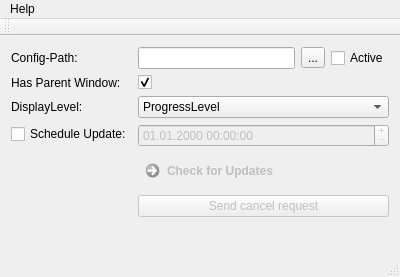
<?xml version="1.0" encoding="UTF-8"?>
<ui version="4.0">
 <class>MainWindow</class>
 <widget class="QMainWindow" name="MainWindow">
  <property name="geometry">
   <rect>
    <x>0</x>
    <y>0</y>
    <width>400</width>
    <height>277</height>
   </rect>
  </property>
  <property name="windowTitle">
   <string>MainWindow</string>
  </property>
  <property name="unifiedTitleAndToolBarOnMac">
   <bool>true</bool>
  </property>
  <widget class="QWidget" name="centralWidget">
   <layout class="QVBoxLayout" name="verticalLayout">
    <item>
     <layout class="QFormLayout" name="formLayout">
      <item row="0" column="0">
       <widget class="QLabel" name="configPathLabel">
        <property name="text">
         <string>Config-Path:</string>
        </property>
       </widget>
      </item>
      <item row="0" column="1">
       <layout class="QHBoxLayout" name="horizontalLayout">
        <item>
         <widget class="QLineEdit" name="configPathLineEdit"/>
        </item>
        <item>
         <widget class="QToolButton" name="configPathToolButton">
          <property name="text">
           <string>...</string>
          </property>
         </widget>
        </item>
        <item>
         <widget class="QCheckBox" name="activeBox">
          <property name="text">
           <string>Active</string>
          </property>
         </widget>
        </item>
       </layout>
      </item>
      <item row="1" column="0">
       <widget class="QLabel" name="hasParentWindowLabel">
        <property name="text">
         <string>Has Parent Window:</string>
        </property>
       </widget>
      </item>
      <item row="1" column="1">
       <widget class="QCheckBox" name="hasParentWindowCheckBox">
        <property name="checked">
         <bool>true</bool>
        </property>
       </widget>
      </item>
      <item row="2" column="0">
       <widget class="QLabel" name="displayLevelLabel">
        <property name="text">
         <string>DisplayLevel:</string>
        </property>
       </widget>
      </item>
      <item row="2" column="1">
       <widget class="QComboBox" name="displayLevelComboBox">
        <property name="currentIndex">
         <number>4</number>
        </property>
        <item>
         <property name="text">
          <string>AutomaticLevel</string>
         </property>
        </item>
        <item>
         <property name="text">
          <string>ExitLevel</string>
         </property>
        </item>
        <item>
         <property name="text">
          <string>InfoLevel</string>
         </property>
        </item>
        <item>
         <property name="text">
          <string>ExtendedInfoLevel</string>
         </property>
        </item>
        <item>
         <property name="text">
          <string>ProgressLevel</string>
         </property>
        </item>
        <item>
         <property name="text">
          <string>AskLevel</string>
         </property>
        </item>
       </widget>
      </item>
      <item row="3" column="0">
       <widget class="QCheckBox" name="scheduleUpdateDateCheckBox">
        <property name="text">
         <string>Schedule Update:</string>
        </property>
       </widget>
      </item>
      <item row="3" column="1">
       <widget class="QDateTimeEdit" name="scheduleUpdateDateTimeEdit">
        <property name="enabled">
         <bool>false</bool>
        </property>
        <property name="buttonSymbols">
         <enum>QAbstractSpinBox::PlusMinus</enum>
        </property>
        <property name="accelerated">
         <bool>true</bool>
        </property>
        <property name="correctionMode">
         <enum>QAbstractSpinBox::CorrectToNearestValue</enum>
        </property>
        <property name="displayFormat">
         <string>dd.MM.yyyy HH:mm:ss</string>
        </property>
       </widget>
      </item>
      <item row="4" column="0">
       <spacer name="horizontalSpacer">
        <property name="orientation">
         <enum>Qt::Horizontal</enum>
        </property>
        <property name="sizeHint" stdset="0">
         <size>
          <width>40</width>
          <height>20</height>
         </size>
        </property>
       </spacer>
      </item>
      <item row="4" column="1">
       <layout class="QVBoxLayout" name="buttonLayout">
        <item>
         <widget class="QCommandLinkButton" name="checkUpdatesButton">
          <property name="enabled">
           <bool>false</bool>
          </property>
          <property name="text">
           <string>Check for Updates</string>
          </property>
         </widget>
        </item>
        <item>
         <widget class="QPushButton" name="cancelButton">
          <property name="enabled">
           <bool>false</bool>
          </property>
          <property name="text">
           <string>Send cancel request</string>
          </property>
         </widget>
        </item>
       </layout>
      </item>
     </layout>
    </item>
   </layout>
  </widget>
  <widget class="QMenuBar" name="menuBar">
   <property name="geometry">
    <rect>
     <x>0</x>
     <y>0</y>
     <width>400</width>
     <height>23</height>
    </rect>
   </property>
   <widget class="QMenu" name="menuHelp">
    <property name="title">
     <string>Help</string>
    </property>
    <addaction name="actionAbout"/>
    <addaction name="separator"/>
   </widget>
   <addaction name="menuHelp"/>
  </widget>
  <widget class="QStatusBar" name="statusBar"/>
  <widget class="QToolBar" name="mainToolBar">
   <attribute name="toolBarArea">
    <enum>TopToolBarArea</enum>
   </attribute>
   <attribute name="toolBarBreak">
    <bool>false</bool>
   </attribute>
  </widget>
  <action name="actionAbout">
   <property name="text">
    <string>About...</string>
   </property>
  </action>
 </widget>
 <layoutdefault spacing="6" margin="11"/>
 <resources/>
 <connections>
  <connection>
   <sender>activeBox</sender>
   <signal>toggled(bool)</signal>
   <receiver>configPathToolButton</receiver>
   <slot>setDisabled(bool)</slot>
   <hints>
    <hint type="sourcelabel">
     <x>352</x>
     <y>58</y>
    </hint>
    <hint type="destinationlabel">
     <x>317</x>
     <y>53</y>
    </hint>
   </hints>
  </connection>
  <connection>
   <sender>activeBox</sender>
   <signal>toggled(bool)</signal>
   <receiver>checkUpdatesButton</receiver>
   <slot>setEnabled(bool)</slot>
   <hints>
    <hint type="sourcelabel">
     <x>357</x>
     <y>54</y>
    </hint>
    <hint type="destinationlabel">
     <x>264</x>
     <y>185</y>
    </hint>
   </hints>
  </connection>
  <connection>
   <sender>activeBox</sender>
   <signal>toggled(bool)</signal>
   <receiver>cancelButton</receiver>
   <slot>setEnabled(bool)</slot>
   <hints>
    <hint type="sourcelabel">
     <x>363</x>
     <y>59</y>
    </hint>
    <hint type="destinationlabel">
     <x>388</x>
     <y>240</y>
    </hint>
   </hints>
  </connection>
  <connection>
   <sender>activeBox</sender>
   <signal>toggled(bool)</signal>
   <receiver>configPathLineEdit</receiver>
   <slot>setDisabled(bool)</slot>
   <hints>
    <hint type="sourcelabel">
     <x>354</x>
     <y>50</y>
    </hint>
    <hint type="destinationlabel">
     <x>216</x>
     <y>46</y>
    </hint>
   </hints>
  </connection>
  <connection>
   <sender>scheduleUpdateDateCheckBox</sender>
   <signal>toggled(bool)</signal>
   <receiver>scheduleUpdateDateTimeEdit</receiver>
   <slot>setEnabled(bool)</slot>
   <hints>
    <hint type="sourcelabel">
     <x>60</x>
     <y>150</y>
    </hint>
    <hint type="destinationlabel">
     <x>185</x>
     <y>154</y>
    </hint>
   </hints>
  </connection>
 </connections>
</ui>
